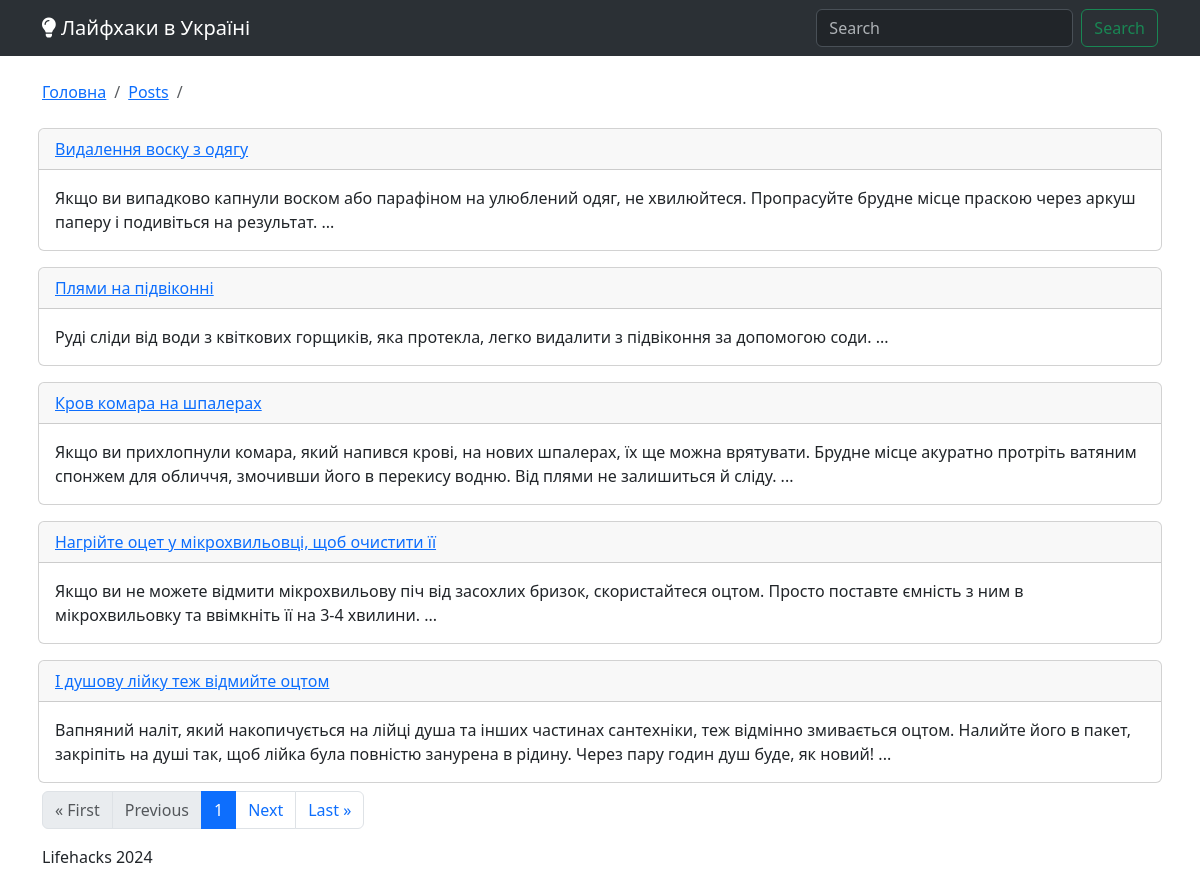
/posts/, run on the app's committed database.
### blog/models.py (models this page shows, shortened)
class Post(models.Model):
    title = models.CharField(max_length=200)
    slug = models.CharField(max_length=200, unique=True, blank=True)
    content = models.TextField()
    image = models.CharField(max_length=200, blank=True, null=True)
    youtube = models.CharField(max_length=100, blank=True, null=True)
    tiktok = models.CharField(max_length=100, blank=True, null=True)
    categories = models.ManyToManyField(Category, related_name='posts')
    created_at = models.DateTimeField(auto_now_add=True)
    @property
    def anons(self):
        text = self.content.replace("&nbsp;", " ")
        text = text.replace("\n", " ")
        text = text.replace("\r", " ")
        text = text.replace("  ", " ")
        text = text.replace("&amp;", "&")
        text = text.replace("&#39;", "'")
        text = text.replace('&quot;', '"')
        text = text.replace("&raquo;", '"')
        text = text.replace("&laquo;", '"')
        text = text.replace("&rsquo;", "'")
        return text.lstrip()[0:300]

### blog/views.py (the view)
# urls.py: path('', views.posts, name='category_detail'),
def posts(request):
    category_slug = request.GET.get('category')
    page_number = request.GET.get('page')
    if category_slug:
        category = get_object_or_404(Category, slug=category_slug)
        posts = category.posts.all()
    else:
        posts = Post.objects.all()
        category = None
    categories = Category.objects.all()
    paginator = Paginator(posts, 5)
    page_obj = paginator.get_page(page_number)
    return render(request, 'blog/posts.html', {"categories": categories, "category": category, "page_obj": page_obj, "active": "posts"})

### blog/templates/blog/posts.html (shortened to what this page needs)
{% extends "layout.html" %}
{% block content %}
<nav aria-label="breadcrumb">
  <ul class="breadcrumb">
    <li class="breadcrumb-item">
      <a href="/">Головна</a>
    </li>
    <li class="breadcrumb-item">
      <a href="/posts">Posts</a>
    </li>
    <li class="breadcrumb-item active" aria-current="page">
    </li>
  </ul>
</nav>
<div class="row">
  {% for post in page_obj %}
  <div class="col-12 p-2">
    <div class="card">
      <div class="card-header">
        <a
          class=""
          href="/posts/{{post.slug}}"
          title="{{post.textbody}}"
          ><i class="{{ post.icon }} fa-lg"></i> {{post.title}}</a
        >
      </div>
      <div class="posts-card-body">
        <div class="card-body">
          <div class="card-text">{{ post.anons }} ...</div>
        </div>
      </div>
    </div>
  </div>
  {% endfor %}
  <nav aria-label="Page navigation">
    <ul class="pagination">
      {% if page_obj.has_previous %}
        <li class="page-item">
          <a class="page-link" href="?page=1">&laquo; First</a>
        </li>
        <li class="page-item">
          <a class="page-link" href="?page={{ page_obj.previous_page_number }}">Previous</a>
        </li>
      {% else %}
        <li class="page-item disabled"><a class="page-link">&laquo; First</a></li>
        <li class="page-item disabled"><a class="page-link">Previous</a></li>
      {% endif %}
      <li class="page-item active">
        <a class="page-link" href="#">{{ page_obj.number }}</a>
      </li>
      {% if page_obj.has_next %}
        <li class="page-item">
          <a class="page-link" href="?page={{ page_obj.next_page_number }}">Next</a>
        </li>
        <li class="page-item">
          <a class="page-link" href="?page={{ page_obj.paginator.num_pages }}">Last &raquo;</a>
        </li>
      {% else %}
        <li class="page-item disabled"><a class="page-link">Next</a></li>
        <li class="page-item disabled"><a class="page-link">Last &raquo;</a></li>
      {% endif %}
    </ul>
  </nav>
</div>
{% endblock %}

### data on the page
Post: title "Видалення воску з одягу", anons "Якщо ви випадково капнули воском або парафіном на улюблений одяг, не хвилюйтеся. Пропрасуйте брудне місце праскою через аркуш паперу і подивіться на результат."
Post: title "Плями на підвіконні", anons "Руді сліди від води з квіткових горщиків, яка протекла, легко видалити з підвіконня за допомогою соди."
Post: title "Кров комара на шпалерах", anons "Якщо ви прихлопнули комара, який напився крові, на нових шпалерах, їх ще можна врятувати. Брудне місце акуратно протріть ватяним спонжем для обличчя, змочивши його в перекису водню. Від плями не залишиться й сліду."
Post: title "Нагрійте оцет у мікрохвильовці, щоб очистити її", anons "Якщо ви не можете відмити мікрохвильову піч від засохлих бризок, скористайтеся оцтом. Просто поставте ємність з ним в мікрохвильовку та ввімкніть її на 3-4 хвилини."
Post: title "І душову лійку теж відмийте оцтом", anons "Вапняний наліт, який накопичується на лійці душа та інших частинах сантехніки, теж відмінно змивається оцтом. Налийте його в пакет, закріпіть на душі так, щоб лійка була повністю занурена в рідину. Через пару годин душ буде, як новий!"

### other printed values
{{ page_obj.number }} "1"
